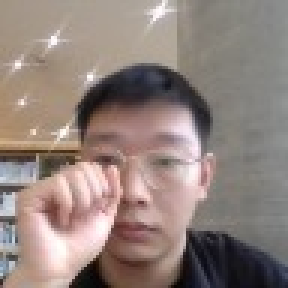
#> input picture static_images/sample_images/22.jpg, 96 x 96 px (shown 3 times larger)
$ python resize_image.py --input 22.jpg --output out.png --width 100 --height 100   (older library calls are emulated)
#> lines starting #> are read from the running program, lines starting #| are printed output that depends on the picture
import argparse
from PIL import Image
import os


def resize_image(input_path, output_path, width, height, grayscale=False):
#> called with input_path = '22.jpg', output_path = 'out.png', width = 100, height = 100, grayscale = False
    with Image.open(input_path) as img:
        # Resize the image
#> img is the input picture: PIL image 96x96 RGB; mean R, G, B 145.6, 130.3, 124.2
        img = img.resize((width, height), Image.ANTIALIAS)
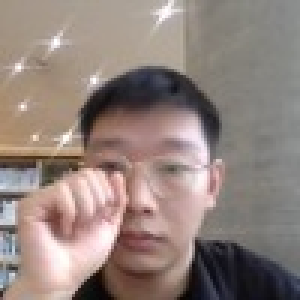
#> img: PIL image 100x100 RGB (shown 3 times larger); mean R, G, B 145.5, 130.3, 124.2

        # Convert to grayscale if needed
        if grayscale:
            img = img.convert("L")

        # Save the output image
        img.save(output_path)
        print(f"Image saved to {output_path}")


def check_file_existence(file_path):
    if not os.path.isfile(file_path):
        raise argparse.ArgumentTypeError(f"File '{file_path}' does not exist.")
    return file_path


def main():
    parser = argparse.ArgumentParser(
        description="Resize and optionally convert an RGB image to grayscale."
    )

    parser.add_argument(
        "-i",
        "--input",
        required=True,
        type=check_file_existence,
        help="Path to the input JPG image.",
    )
    parser.add_argument(
        "-o", "--output", required=True, help="Path to save the output image."
    )
    parser.add_argument(
        "-W", "--width", type=int, required=True, help="Width of the output image."
    )
    parser.add_argument(
        "-H", "--height", type=int, required=True, help="Height of the output image."
    )
    parser.add_argument(
        "-g", "--grayscale", action="store_true", help="Convert the image to grayscale."
    )

    args = parser.parse_args()

    resize_image(args.input, args.output, args.width, args.height, args.grayscale)


if __name__ == "__main__":
    main()


# python resize_image.py -i input.jpg -o output.jpg -W 800 -H 600 -g
# 参数说明：

# -i 或 --input：输入 JPG 图像的路径。
# -o 或 --output：输出图像的保存路径。
# -w 或 --width：输出图像的宽度（像素）。
# -h 或 --height：输出图像的高度（像素）。
# -g 或 --grayscale：可选参数，如果指定，将图像转换为灰度图。
